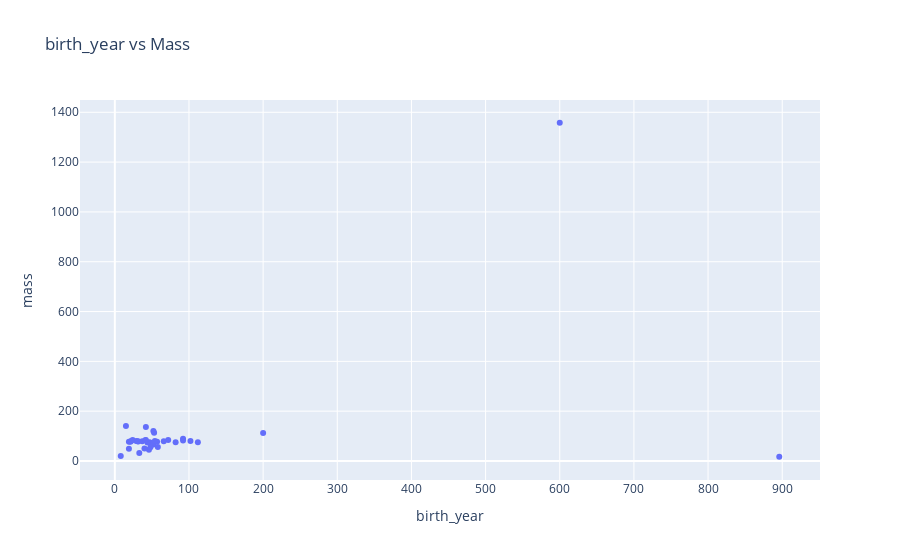

This figure's notebook cell:
### Markdown cell above
#### You try birth_year vs mass

**Q7** See if you can figure out how to make a plot of the birth_year vs mass with the hover data being the name?

### Code cell
# Your code here:
fig = px.scatter(DF,
                 x='birth_year',
                 y='mass',
                 title='birth_year vs Mass',
                 hover_data='name')
fig.show()

### Figure 1 — Plotly figure (JSON) as saved in the notebook; plotly's stock layout.template omitted (floating-point values rounded to 4 significant figures)
{"data": [{"customdata": [["Luke Skywalker"], ["C-3PO"], ["R2-D2"], ["Darth Vader"], ["Leia Organa"], ["Owen Lars"], ["Beru Whitesun Lars"], ["R5-D4"], ["Biggs Darklighter"], ["Obi-Wan Kenobi"], ["Anakin Skywalker"], ["Wilhuff Tarkin"], ["Chewbacca"], ["Han Solo"], ["Greedo"], ["Jabba Desilijic Tiure"], ["Wedge Antilles"], ["Jek Tono Porkins"], ["Yoda"], ["Palpatine"], ["Boba Fett"], ["IG-88"], ["Bossk"], ["Lando Calrissian"], ["Lobot"], ["Ackbar"], ["Mon Mothma"], ["Arvel Crynyd"], ["Wicket Systri Warrick"], ["Nien Nunb"], ["Qui-Gon Jinn"], ["Nute Gunray"], ["Finis Valorum"], ["Padmé Amidala"], ["Jar Jar Binks"], ["Roos Tarpals"], ["Rugor Nass"], ["Ric Olié"], ["Watto"], ["Sebulba"], ["Quarsh Panaka"], ["Shmi Skywalker"], ["Darth Maul"], ["Bib Fortuna"], ["Ayla Secura"], ["Ratts Tyerel"], ["Dud Bolt"], ["Gasgano"], ["Ben Quadinaros"], ["Mace Windu"], ["Ki-Adi-Mundi"], ["Kit Fisto"], ["Eeth Koth"], ["Adi Gallia"], ["Saesee Tiin"], ["Yarael Poof"], ["Plo Koon"], ["Mas Amedda"], ["Gregar Typho"], ["Cordé"], ["Cliegg Lars"], ["Poggle the Lesser"], ["Luminara Unduli"], ["Barriss Offee"], ["Dormé"], ["Dooku"], ["Bail Prestor Organa"], ["Jango Fett"], ["Zam Wesell"], ["Dexter Jettster"], ["Lama Su"], ["Taun We"], ["Jocasta Nu"], ["R4-P17"], ["Wat Tambor"], ["San Hill"], ["Shaak Ti"], ["Grievous"], ["Tarfful"], ["Raymus Antilles"], ["Sly Moore"], ["Tion Medon"], ["Finn"], ["Rey"], ["Poe Dameron"], ["BB8"], ["Captain Phasma"]], "hovertemplate": "birth_year=%{x}<br>mass=%{y}<br>name=%{customdata[0]}<extra></extra>", "legendgroup": "", "marker": {"color": "#636efa", "symbol": "circle"}, "mode": "markers", "name": "", "orientation": "v", "showlegend": false, "type": "scatter", "x": [19, 112, 33, 41.9, 19, 52, 47, null, 24, 57, 41.9, 64, 200, 29, 44, 600, 21, null, 896, 82, 31.5, 15, 53, 31, 37, 41, 48, null, 8, null, 92, null, 91, 46, 52, null, null, null, null, null, 62, 72, 54, null, 48, null, null, null, null, 72, 92, null, null, null, null, null, 22, null, null, null, 82, null, 58, 40, null, 102, 67, 66, null, null, null, null, null, null, null, null, null, null, null, null, null, null, null, null, null, null, null], "xaxis": "x", "y": [77, 75, 32, 136, 49, 120, 75, 32, 84, 77, 84, null, 112, 80, 74, 1358, 77, 110, 17, 75, 78.2, 140, 113, 79, 79, 83, null, null, 20, 68, 89, 90, null, 45, 66, 82, null, null, null, 40, null, null, 80, null, 55, 15, 45, null, 65, 84, 82, 87, null, 50, null, null, 80, null, 85, null, null, 80, 56.2, 50, null, 80, null, 79, 55, 102, 88, null, null, null, 48, null, 57, 159, 136, 79, 48, 80, null, null, null, null, null], "yaxis": "y"}], "layout": {"autosize": true, "legend": {"tracegroupgap": 0}, "title": {"text": "birth_year vs Mass"}, "xaxis": {"anchor": "y", "autorange": true, "domain": [0, 1], "range": [-50.32, 954.3], "title": {"text": "birth_year"}, "type": "linear"}, "yaxis": {"anchor": "x", "autorange": true, "domain": [0, 1], "range": [-95.83, 1469.0], "title": {"text": "mass"}, "type": "linear"}}}
